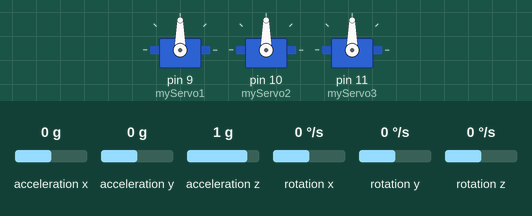
Simulated run of this sketch. Board: Arduino Uno, built with avr-gcc and run on an emulated ATmega328P. On the bench: 3 × servo. Inputs (shaded band) come from the test bench; at power-on: rotation x 0 °/s, rotation y 0 °/s, acceleration x 0 g, acceleration y 0 g, acceleration z 1 g, rotation z 0 °/s. What the sketch prints to the serial monitor is not drawn.

Above: at 1.2 s.
1.3 s: rotation x set to -192 °/s
At 1.76 s:
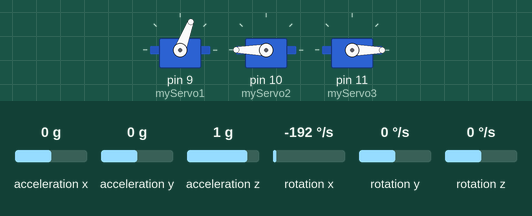
4.3 s: rotation y set to 100 °/s
7.3 s: rotation x set to 100 °/s
At 9.91 s:
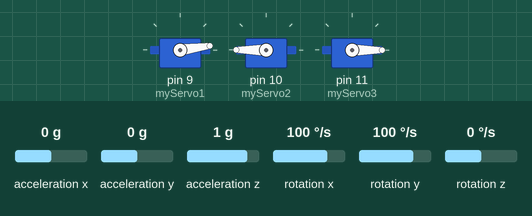
10.3 s: rotation x set to 192 °/s
13.3 s: rotation y set to -192 °/s
At 16.2 s:
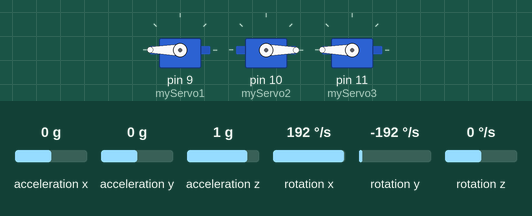
16.3 s: rotation y set to 192 °/s
At 19.62 s:
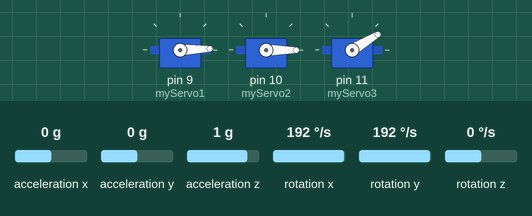
Timing chart, 0 to 22.9 s (numbered marks = the images above; inputs shaded):
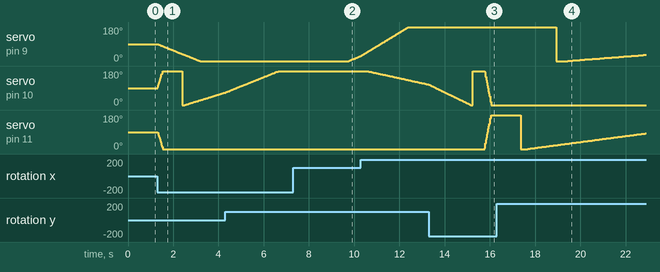

Measured:
- after the input at 1.3 s, servo on pin 9 (myServo1): moves from 90° to 0° over 1.9 s, starting at once; servo on pin 11 (myServo3): moves from 90° to 0° over 0.23 s, starting at once
- after the input at 7.3 s, servo on pin 9 (myServo1): moves from 0° to 27° over 0.52 s, starting after 2.5 s
- after the input at 13.3 s, servo on pin 11 (myServo3): moves from 0° to 180° over 0.29 s, starting after 2.5 s
- after the input at 16.3 s, servo on pin 9 (myServo1): 180° → 0° after 2.6 s, → 1° 0.51 s later, → 2° 0.10 s later, → 3° 0.11 s later, … (34 changes in this stretch)

The sketch:

projectOrion.ino
```cpp
/*
    MPU6050 Triple Axis Gyroscope & Accelerometer. Pitch & Roll & Yaw Gyroscope Example.
    Read more: http://www.jarzebski.pl/arduino/czujniki-i-sensory/3-osiowy-zyroskop-i-akcelerometr-mpu6050.html
    GIT: https://github.com/jarzebski/Arduino-MPU6050
    Web: http://www.jarzebski.pl
    (c) 2014 by Korneliusz Jarzebski
*/

#include <Wire.h>
#include <MPU6050.h>
#include <Servo.h>


Servo myServo1;
Servo myServo2;
Servo myServo3;

MPU6050 mpu;

// Timers
unsigned long timer = 0;
float timeStep = 0.01;

// Pitch, Roll and Yaw values
float pitch = 0;
float roll = 0;
float yaw = 0;
int angle;
int aSer;
int bSer;
int cSer;

int yawVal;
int pitchVal;
int rollVal;

void setup()
{
  myServo1.attach(9);
  myServo2.attach(10);
  myServo3.attach(11);

  Serial.begin(115200);

  // Initialize MPU6050
  while(!mpu.begin(MPU6050_SCALE_2000DPS, MPU6050_RANGE_2G))
  {
    Serial.println("Could not find a valid MPU6050 sensor, check wiring!");
    delay(500);
  }

  // Calibrate gyroscope. The calibration must be at rest.
  // If you don't want calibrate, comment this line.
  mpu.calibrateGyro();

  // Set threshold sensivty. Default 3.
  // If you don't want use threshold, comment this line or set 0.
  mpu.setThreshold(3);


}

void loop()
{
  timer = millis();

  // Read normalized values
  Vector norm = mpu.readNormalizeGyro();

  // Calculate Pitch, Roll and Yaw
  pitch = pitch + norm.YAxis * timeStep;
  roll = roll + norm.XAxis * timeStep;
  yaw = yaw + norm.ZAxis * timeStep;

  //angle = (yaw/360)*90 + 90;
  aSer = ((pitch/360) + (roll/360))*90 + 90;
  myServo1.write(aSer);
  bSer = ((pitch/77.94)+(roll/-45))*90 + 90;
  myServo2.write(bSer);
  cSer = ((pitch/-77.94)+(roll/45))*90 + 90;
  myServo3.write(cSer);

  //myServo1.write(angle);
  //myServo2.write(angle);
  //myServo3.write(angle);


  // Output raw
  Serial.print(" Pitch = ");
  Serial.print(pitch);
  Serial.print(" Roll = ");
  Serial.print(roll);
  Serial.print(" Yaw = ");
  Serial.println(yaw);
  Serial.print("aSer = ");
  Serial.print(aSer);
  Serial.print("bSer = ");
  Serial.print(bSer);
  Serial.print("cSer = ");
  Serial.println(cSer);

  // Wait to full timeStep period
  delay((timeStep*1000) - (millis() - timer));


}
```
